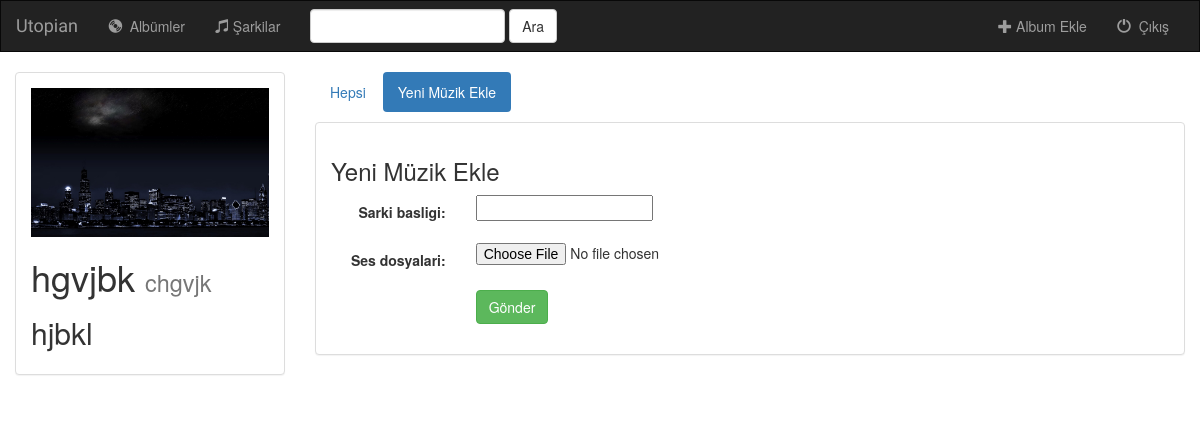
The page /single/16/createSong/ on the database its author committed.
### single/models.py (models this page shows)
class Album(models.Model):
    user = models.ForeignKey(User, default=1)
    sarkici = models.CharField(max_length=250)
    album_basligi = models.CharField(max_length=250)
    tur = models.CharField(max_length=250)
    album_logo = models.FileField()
    favoriler = models.BooleanField(default=False)
    def __str__(self):
        return self.album_basligi + ' - ' + self.sarkici

### single/views.py (the view, shortened to what this page needs)
# urls.py: url(r'^(?P<album_id>[0-9]+)/createSong/$', views.create_song, name='create_sarki'),
def create_song(request, album_id):
    form = SarkiForm(request.POST or None, request.FILES or None)
    album = get_object_or_404(Album, pk=album_id)
    context = {'album': album, 'form': form}
    return render(request, 'single/create_song.html', context)

### single/forms.py
class SarkiForm(forms.ModelForm):
    class Meta:
        model=Sarki
        fields=['sarki_basligi','ses_dosyalari']

### templates/single/create_song.html (shortened to what this page needs)
{% extends 'single/base.html' %}
{% block albums_active %}activate {% endblock %}
{% block body %}
    <div class="container-fluid">
        <div class="row">
            <div class="col-sm-4 col-md-3">
                <div class="panel panel-default">
                    <div class="panel-body">
                        <a href={% url 'single:detail' album.id %}>
                            {% if album.album_logo %}
                                <img src="{{ album.album_logo.url }}" class="img-responsive">
                            {% else %}
                                <h3>Görüntülenecek Resim Yok</h3>
                            {% endif %}
                        <h1>{{ album.album_basligi }}
                            <small>{{ album.tur }}</small>
                        </h1>
                        <h2>{{ album.sarkici }}</h2>
                    </div>
                </div>
            </div>
            <div class="col-sm-8 col-md-9">
                <ul class="nav nav-pills" style="margin-bottom: 10px;">
                    <li role="presentation"><a href="{% url 'single:detail' album.id %}">Hepsi</a></li>
                    <li role="presentation" class="active"><a href="{% url 'single:create_sarki' album.id %}">Yeni Müzik
                        Ekle</a></li>
                </ul>
                <div class="panel panel-default">
                    <div class="panel-body">
                        <h3>Yeni Müzik Ekle</h3>
                        <form class="form-horizontal" role="form" action="" method="post" enctype="multipart/form-data">
                            {% include 'single/form_template.html' %}
                            <div class="form-group">
                                <div class="col-sm-offset-2 col-sm-10">
                                    <button type="submit" class="btn btn-success">Gönder</button>
                                </div>
                            </div>
                        </form>
                    </div>
                </div>
            </div>
        </div>
    </div>
{% endblock %}

### rows shown on the page
Album: album_logo (picture), album_basligi "hgvjbk", tur "chgvjk", sarkici "hjbkl"

### other values the page prints
{{ field.label_tag }} "Sarki basligi:" "Ses dosyalari:"
